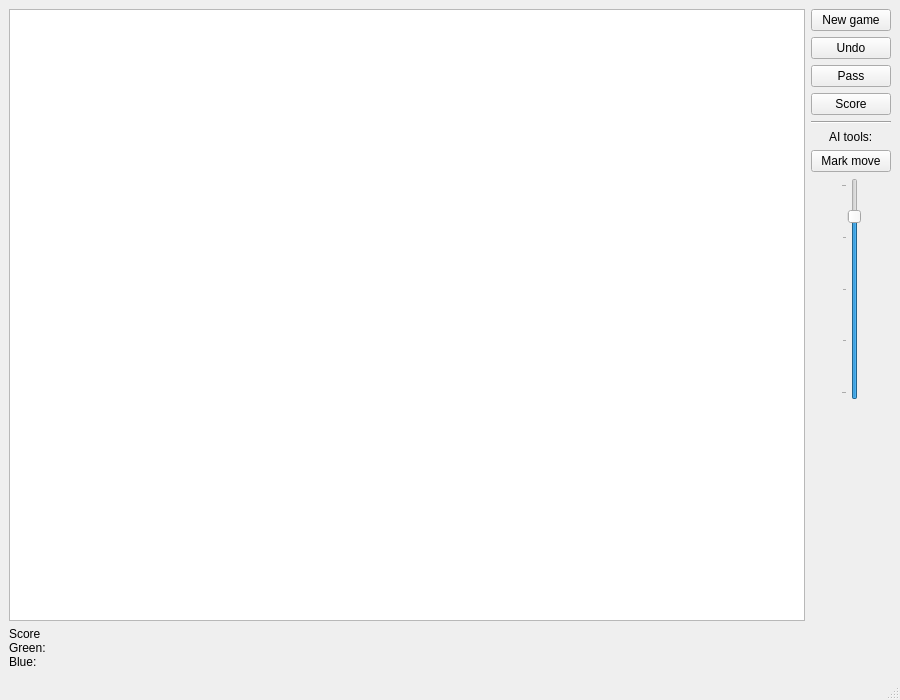
<?xml version="1.0" encoding="UTF-8"?>
<ui version="4.0">
 <class>MainWindow</class>
 <widget class="QMainWindow" name="MainWindow">
  <property name="geometry">
   <rect>
    <x>0</x>
    <y>0</y>
    <width>900</width>
    <height>700</height>
   </rect>
  </property>
  <property name="windowTitle">
   <string>Trigo</string>
  </property>
  <property name="toolTip">
   <string/>
  </property>
  <widget class="QWidget" name="centralwidget">
   <layout class="QVBoxLayout" name="verticalLayout_3">
    <item>
     <layout class="QHBoxLayout" name="horizontalLayout">
      <item>
       <widget class="QGraphicsView" name="graphicsView">
        <property name="alignment">
         <set>Qt::AlignLeading|Qt::AlignLeft|Qt::AlignTop</set>
        </property>
       </widget>
      </item>
      <item>
       <layout class="QVBoxLayout" name="verticalLayout">
        <item>
         <widget class="QPushButton" name="newGameButton">
          <property name="text">
           <string>New game</string>
          </property>
         </widget>
        </item>
        <item>
         <widget class="QPushButton" name="undoButton">
          <property name="text">
           <string>Undo</string>
          </property>
         </widget>
        </item>
        <item>
         <widget class="QPushButton" name="passButton">
          <property name="text">
           <string>Pass</string>
          </property>
         </widget>
        </item>
        <item>
         <widget class="QPushButton" name="scoreButton">
          <property name="text">
           <string>Score</string>
          </property>
         </widget>
        </item>
        <item>
         <widget class="Line" name="line">
          <property name="orientation">
           <enum>Qt::Horizontal</enum>
          </property>
         </widget>
        </item>
        <item alignment="Qt::AlignHCenter">
         <widget class="QLabel" name="label">
          <property name="text">
           <string>AI tools:</string>
          </property>
         </widget>
        </item>
        <item>
         <widget class="QPushButton" name="markButton">
          <property name="toolTip">
           <string>Saves the current move as a training example.</string>
          </property>
          <property name="text">
           <string>Mark move</string>
          </property>
         </widget>
        </item>
        <item alignment="Qt::AlignHCenter">
         <widget class="QSlider" name="markSlider">
          <property name="toolTip">
           <string>Output target for training data.</string>
          </property>
          <property name="layoutDirection">
           <enum>Qt::LeftToRight</enum>
          </property>
          <property name="minimum">
           <number>-100</number>
          </property>
          <property name="maximum">
           <number>100</number>
          </property>
          <property name="value">
           <number>70</number>
          </property>
          <property name="sliderPosition">
           <number>70</number>
          </property>
          <property name="orientation">
           <enum>Qt::Vertical</enum>
          </property>
          <property name="tickPosition">
           <enum>QSlider::TicksAbove</enum>
          </property>
          <property name="tickInterval">
           <number>50</number>
          </property>
         </widget>
        </item>
        <item>
         <spacer name="verticalSpacer">
          <property name="orientation">
           <enum>Qt::Vertical</enum>
          </property>
          <property name="sizeHint" stdset="0">
           <size>
            <width>20</width>
            <height>40</height>
           </size>
          </property>
         </spacer>
        </item>
       </layout>
      </item>
     </layout>
    </item>
    <item>
     <widget class="QLabel" name="scoreLabel">
      <property name="text">
       <string>Score
Green: 
Blue:</string>
      </property>
     </widget>
    </item>
   </layout>
  </widget>
  <widget class="QMenuBar" name="menubar">
   <property name="geometry">
    <rect>
     <x>0</x>
     <y>0</y>
     <width>900</width>
     <height>22</height>
    </rect>
   </property>
  </widget>
  <widget class="QStatusBar" name="statusbar"/>
 </widget>
 <resources/>
 <connections/>
</ui>
